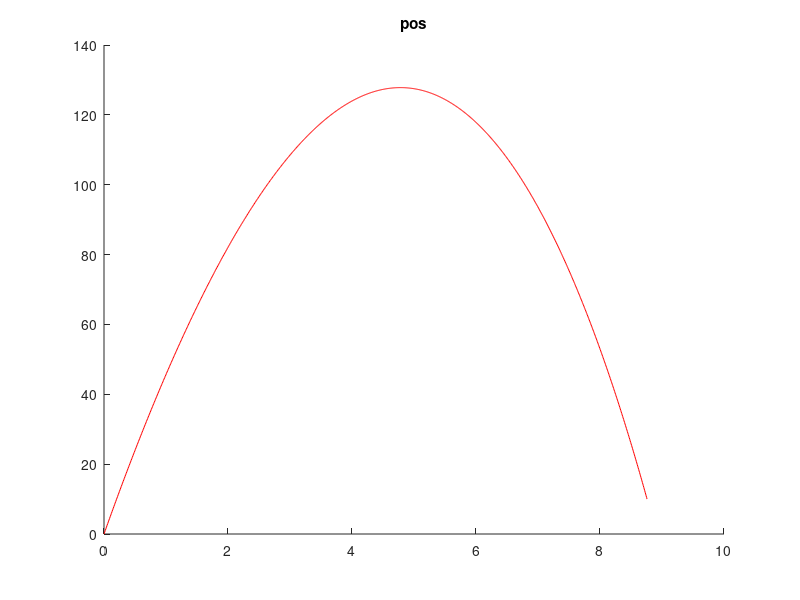
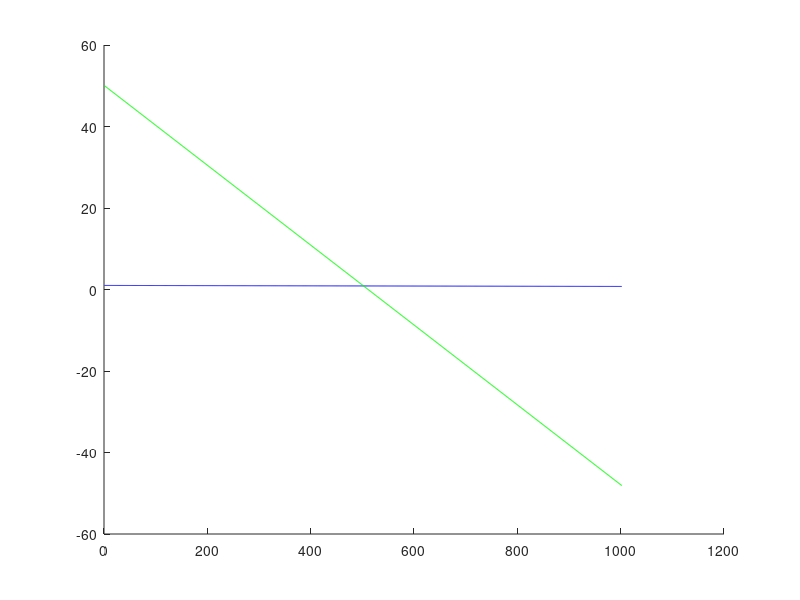

MATLAB code to generate these figures, in order:
%%
%
% Euler's Integration TTU 
%
%%
clear variables;clc;close all

%% define the slope function
m=20;g=9.8;
uxo=0;
vxo=1;

uyo=0;
vyo=50;

f_ext=-.5;

slope_ux=@(ux,vx) vx;
slope_vx=@(ux,vx) f_ext/m;

slope_uy=@(uy,vy) vy;
slope_vy=@(uy,vy) -g;

%% graph exact solution 'theoretical' derived in class
% t=0:.01:1;
% r=-6;
% A=1;
% for k=1:length(t)
%     y_exact(k)=A*exp(r*t(k));
% end
% 

%% Eulers Forward integration

vx_eulers(1)=vxo
ux_eulers(1)=uxo
vy_eulers(1)=vyo
uy_eulers(1)=uyo

dt=.01;
time=0:dt:10;

for j=1:length(time)
    
    vx_eulers(j+1)=vx_eulers(j)+dt*(slope_vx(ux_eulers(j),vx_eulers(j)));
    ux_eulers(j+1)=ux_eulers(j)+dt*(slope_ux(ux_eulers(j),vx_eulers(j)));
    
    vy_eulers(j+1)=vy_eulers(j)+dt*(slope_vy(uy_eulers(j),vy_eulers(j)));
    uy_eulers(j+1)=uy_eulers(j)+dt*(slope_uy(uy_eulers(j),vy_eulers(j)));
   
end


%% plotting 
figure(1);hold on
plot(ux_eulers,uy_eulers,'r')
title('pos')

figure(2);hold on
plot(vx_eulers,'b')
plot(vy_eulers,'g')











